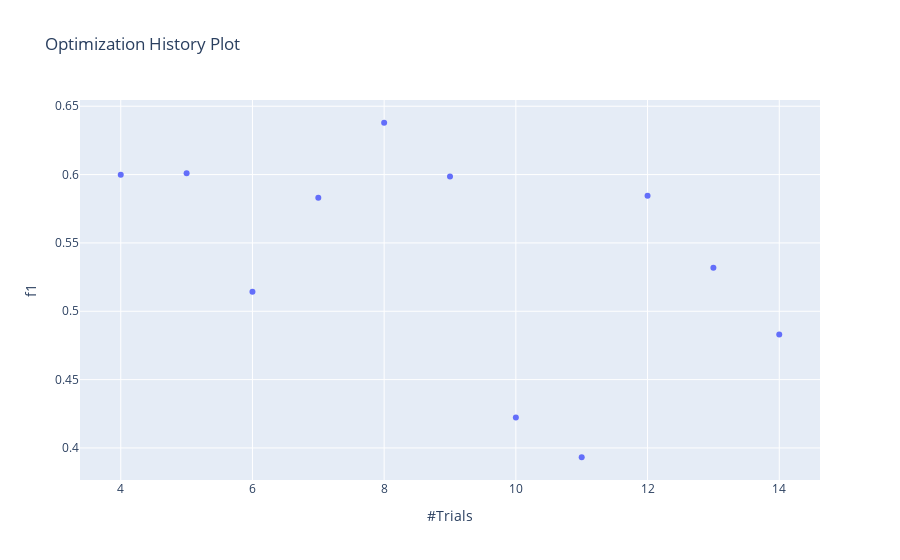

Write notebook code for a chart like this one.
### Markdown cell above
## 1. HPO Log

### Code cell
optuna.visualization.plot_optimization_history(study, target=lambda t: t.values[0], target_name='f1')

### Figure 1 — Plotly figure (JSON) as saved in the notebook; plotly's stock layout.template omitted (floating-point values rounded to 4 significant figures)
{"data": [{"mode": "markers", "name": "f1", "type": "scatter", "x": [4, 5, 6, 7, 8, 9, 10, 11, 12, 13, 14], "y": [0.5999, 0.601, 0.5142, 0.5831, 0.6379, 0.5987, 0.4222, 0.3932, 0.5846, 0.5319, 0.483]}], "layout": {"title": {"text": "Optimization History Plot"}, "xaxis": {"title": {"text": "#Trials"}}, "yaxis": {"title": {"text": "f1"}}}}
